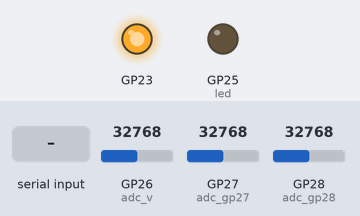
Simulated run of this program. Board: Raspberry Pi Pico running MicroPython. Parts: output pins drawn as LEDs (lit = HIGH). Inputs (shaded band) come from the test bench; at power-on: GP26 (adc_v) = 32768, GP27 (adc_gp27) = 32768, GP28 (adc_gp28) = 32768 (analog values on the 0–65535 scale). What the program prints to the serial console is not drawn.

Above: at 1.4 s.
1.5 s: "S" typed at the serial console, then Enter
At 2.1 s:
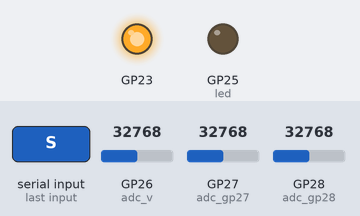
3.0 s: ", " typed at the serial console, then Enter
4.6 s: "Z" typed at the serial console, then Enter
At 11.6 s:
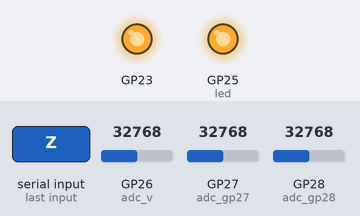
Timing chart, 0 to 12.1 s (numbered marks = the images above; inputs shaded):
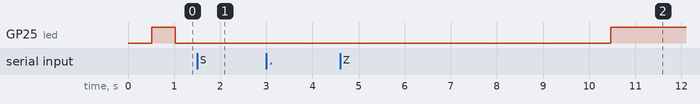

Measured:
- after the input at 1.5 s, GP25 (led): stays LOW (without the input it goes to HIGH after 0.04 s)
- after the input at 3.0 s, every drawn part: stays the same
- after the input at 4.6 s, GP25 (led): LOW → HIGH after 5.9 s instead of 2.2 s

The program:

main.py
```python
# -*- coding: utf-8 -*-
"""
OROHA 전류·전압 계측 — Raspberry Pi Pico 벤치 펌웨어 (MicroPython)

  대상 : Raspberry Pi Pico / Pico 2   (⚠ Pico W 아님 — GP23 용도가 다름)
  회로 : 50_Hardware/wiring/OROHA_wiring_sheetA_bench_ACS758_Pico.svg
         ⚠ 실장 전류센서는 **ACS37030LLZATR-020B3** 이다 (±20 A, 3.3 V, 66 mV/A,
           비-비율). 도면·문서의 "ACS758/CJMCU-758" 표기는 실물과 다르다.
  상수 : 설계 문서 §13.0 "벤치 실장 기록 (as-built)"

  ADC 배정
    GP26 (31번) ADC0 : V_bus   모터 버스 전압 (1/11.3310 분압 — 임시 회로, 아래 §전압 채널)
    GP27 (32번) ADC1 : 전류 센서 #2 VOUT
    GP28 (34번) ADC2 : 전류 센서 #1 VOUT
    33번 AGND        : 계측 단일 노드
    36번 3V3(OUT)    : 센서 VCC ×2

  ⚠ 채널 이름은 **핀 기준**이다. 좌/우로 부르지 않는다 — 이 펌웨어는 로봇을 모르고,
    좌우는 상위 로봇 레이어의 개념이다. 1.0 까지는 GP28 을 I_L("좌"), GP27 을 I_R("우")
    로 불렀는데 **그 라벨은 틀렸다.** 2026-08-14 실측 매핑:

        GP28 ── 전류 센서 #1 ── 슬레이브 id=1 ── 로봇 기준 **오른쪽** 바퀴
        GP27 ── 전류 센서 #2 ── 슬레이브 id=2 ── 로봇 기준 **왼쪽**   바퀴

    (id=1 만 단독 구동했을 때 GP28 만 +0.231 A 반응하고 GP27 은 -0.000 A.
     물리 좌/우는 육안 확인. "오른쪽"은 ROS 규약대로 전진 방향 기준.
     상세: docs/hardware_test_20260814.md)

  출력  : USB CDC, 50 Hz, CSV 한 줄
  명령  : 아래 CMD 표 참조 (개행으로 끝냄)

  라이선스: Apache-2.0
"""

import sys
import select
import time
from machine import ADC, Pin

FW_VERSION = "oroha-bench-1.1"

# ══════════════════════════════════════════════════════════════════
#  as-built 상수  (설계 문서 §13.0 — 실측값)
#  ⚠ 교정(§12) 후에는 SCALE_* 를 갱신할 것. 아래는 출발점일 뿐이다.
# ══════════════════════════════════════════════════════════════════
ADC_BITS   = 12
ADC_FULL   = (1 << ADC_BITS) - 1        # 4095
VREF_NOM   = 3.280                      # 핀 35 ↔ 핀 33 실측 (08-26 3.280 / 08-28 3.281)
LSB_V      = VREF_NOM / ADC_FULL        # 0.80586 mV

# 전압 채널 — 임시 회로. 2026-08-13 실측 1 점 적합
#   기준 : 버스 28.800 V — MD400 두 대가 raw 279/285 로 8/11 §8 의 DMM 앵커와 동일값
#   측정 : GP26 raw 3154.01 (50 Hz, n=3036, σ 1.93) → ADC 핀 2.541693 V
#   적합 : 28.800 / 2.541693 = 11.3310
#   as-built 기록(§13.0)은 R1 108.5 kΩ : R2 9.87 kΩ → 11.9929 였으나 5.5% 어긋났다.
#   같은 비를 만들려면 R1≈102.0 kΩ(R2 고정) 또는 R2≈10.50 kΩ(R1 고정)이라 기록값과 안 맞는다.
#   ⚠ 28.8 V 부근만 hardware-verified. 다른 전압은 NOT hardware-verified —
#      1 점 적합이라 게인 오차와 오프셋 오차를 구분하지 못한다. 오프셋이라면 ADC 핀
#      +140 mV(174 LSB) 상당이고 전압이 달라지면 틀어진다. 2 점(예 24 V / 28.8 V)
#      DMM 대조로 확정할 것. 회로가 확정되면 저항 실측부터 다시 한다.
DIV_RATIO  = 11.130                     # 2026-08-28 확정 (Δ 고정 후 DMM 3 점, 폭 0.077%)
V_PER_LSB  = LSB_V * DIV_RATIO          # 8.913 mV
# ⚠ 접지 오프셋 절편 — 08-26 이 Δ 를 직접 재서 D 와의 축퇴를 풀었다. 이 항이 없으면 버스전압이
#   전 구간 약 +167 mV 치우친다. **호스트·배선에 묶인 값이므로 리그를 옮기면 다시 잴 것.**
GP26_B_LSB = -18.7                      # Δ 15.0 mV / LSB_V
SCALE_V    = 1.0                        # 교정 계수 (DMM 대조 후 갱신)

# 전류 채널 — ACS37030LLZATR-020B3  (±20 A, 3.3 V, 66 mV/A, **비-비율**)
#
#   ⚠ 1.1 까지 이 코드는 ACS758LCB-050B(26.4 mV/A)로 적혀 있었다. **틀렸다.**
#     실장 부품은 ACS37030 이고 감도가 2.5 배 다르다 — `A_PER_LSB` 가 30.525 mA/LSB 로
#     2.54 배 과대했다. 2026-08-14 DMM 15 점 교정으로 확정 (보고서 §7).
#
#   비-비율이라는 점이 중요하다. ACS758 은 영점이 VCC/2 라 레일과 함께 움직이지만,
#   ACS37030 은 **1.65 V 고정**이다. 그래서
#     · 레일이 흔들리면 영점이 raw 상에서 이동한다 (3% → 64 LSB ≈ 0.77 A)
#     · 거꾸로 영점에서 레일을 역추정할 수 있다 — 아래 §레일 역추정에서 구현 (조치 #18)
SENS_MV_A  = 66.0                           # ACS37030 데이터시트 (3.3 V)
A_PER_LSB  = LSB_V / (SENS_MV_A / 1000.0)   # 12.210 mA — 공칭

# 교정 계수. 실효 A/LSB = A_PER_LSB × SCALE.
#   2026-08-28 DMM 직렬 재교정으로 **확정**. 이 시험은 종료됐다.
#   두 채널 공통 **11.44 mA/LSB** = 감도 70.0 mV/A. 채널별 적합(11.4611 / 11.4137)의 0.42%
#   차이는 掃引 폭(−1.76% / +2.13%)보다 4 배 작아 **구별할 수 없으므로 채택하지 않는다.**
#   단일 게인으로 다시 맞춰도 잔차 RMS 는 채널별 적합과 같다 (16.4 / 10.5 mA).
#   ⚠ 08-14 값(12.0289 / 11.6534)은 무부하 리그의 raw 스팬 14 LSB 에서 나온 것이라
#     게인 정밀도를 DMM 게인 오차가 지배했다. 이번 스팬은 그 7 배이고 두 채널이 1.004 안에서
#     같다 — 같은 부품·같은 보드라면 그쪽이 자연스럽다. 08-14 의 3.1% 감도차는 기각한다.
#   게인비 1.0042 는 08-21 스왑 시험 1.0022 와 0.20% 로 일치한다 (조치 #36 종결).
SCALE_GP28 = 0.94289    # 11.44 / A_PER_LSB(12.1330 @ VREF 3.280)
SCALE_GP27 = 0.94289    # 동일 — 채널 차는 측정 한계 아래다

# 부호 : +1 이면 "방전이 양수". **두 채널 모두 +1 이다** (2026-08-28 확정, 조치 #35 종결).
#   센서 #2 의 IP 단자 역결선은 실재했으나 **08-15 와 08-21 사이에 교정됐다.**
#     08-11/08-12/08-15 : id=2 구동 시 GP27 raw 하강 (−25.95 / −26.04 / −28.51)
#     08-21 이후        : 상승 (+9.47 → 08-26 +111.2 → 08-28 교정 회귀 기울기 양수)
#   20260821_sensing §4 가 이 전환을 진단했으나 상수는 갱신되지 않은 채였다. 08-28 DMM
#   직렬 교정이 부호와 크기를 함께 확정해 여기서 되돌린다.
#   ⚠ 8/09 보고서는 이 부호차를 "스키드스티어 거울 장착과 일관된다"고 설명했는데 **틀렸다.**
#     센서는 DC 급전선에 있어 회전 방향과 무관하다 — 실제로 id=1 은 정·역 모두 +0.23 A 였다.
SIGN_GP28   = 1
SIGN_GP27   = 1

# ══════════════════════════════════════════════════════════════════
#  레일 역추정 (조치 #18)
# ══════════════════════════════════════════════════════════════════
#  ACS37030 은 비-비율이라 무전류 출력이 **1.65 V 고정**이다. 그러면 raw 상의 영점은
#  레일에 반비례하고, 거꾸로 영점에서 레일을 구할 수 있다 (README §5):
#
#       V_rail = SENSOR_VZERO × 4095 / raw_zero
#
#  이게 왜 필요한가 — 비-비율 센서는 **게인도 레일에 비례**한다 (A/LSB = VREF/(4095·S)).
#  비율 센서(ACS758)라면 LSB_V 와 감도가 같이 움직여 상쇄되지만 이 부품은 아니다.
#  레일이 1% 흔들리면 영점이 20.6 LSB, 전류로 **248 mA** 움직인다 — 500 rpm 모터전류보다 크다.
#
#  ⚠ 정지 영점에는 컨트롤러 대기전류가 실려 있다. 채널별로 빼야 참 0 A 가 된다.
#    지금은 GP27 의 부호가 반대(SIGN_GP27=-1)라 두 채널 평균에서 대기분이 **우연히 상쇄**되지만
#    (0.03 LSB), 조치 #20 으로 센서 #2 배선을 고치면 그 상쇄가 사라져 6.4 LSB 치우친다.
#    그래서 평균에 기대지 않고 아래 상수로 명시적으로 뺀다. #20 을 하면 QUIET_GP27 부호를 뒤집을 것.
# 2026-08-28 재정합. rail_corr 은 **교정 시점 대비 이동**만 보정하므로, 기준은 그 시점의
#   역추정값이어야 자기일관된다. SENSOR_VZERO 1.634(08-26 실측) × 4095 / 2034.615 = 3.28870.
#   ⚠ 옛 값 3.27605 는 QUIET_GP27 이 음수라 대기분이 상쇄되던 규약에서 나온 것이라 무효였다.
#   ⚠ 이 역추정이 핀 35 실측 3.280 과 +0.27% 어긋난다 — VZERO 개체차로 보이며, rail_corr 은
#     비(比)만 쓰므로 결과에는 안 실린다. 절대 레일이 필요하면 핀 35 를 직접 잴 것.
SENSOR_VZERO = 1.634        # ACS37030 무전류 출력 [V] — 08-26 실측 (공칭 1.650 은 +0.98% 틀림, 조치 #24)
V_RAIL_REF = 3.28870
# 2026-08-28 확정. 참 0 A raw 는 교정 회귀의 x 절편이다 — 스위치 OFF 실측보다 신뢰도가 높다
#   (GP28 2033.974 / GP27 2035.257, 평균 2034.615). 정지 ON raw 와의 차가 대기전류분이고
#   6.658 / 6.945 LSB 였다. **7.0 LSB 로 확정한다** — 11.44 mA/LSB 로 80.1 mA 이고 DMM
#   실측 80.0 mA 와 맞는다. 채널 차 0.29 LSB(3 mA)는 측정 한계 아래라 공통값을 쓴다.
QUIET_GP28 = 7.0            # 정지 영점에 실린 대기전류분 [LSB] — DMM 0.080 A 기준
QUIET_GP27 = 7.0            # 배선 교정 후 부호가 같다 (조치 #35)
RAIL_LO, RAIL_HI = 2.9, 3.6  # 이 밖이면 역산이 이상한 것 — 보정을 걸지 않는다

# 선형성 보증 창 (ACS37030 ±20 A @66 mV/A, 1.65 V 중심 → 0.33~2.97 V)
# 우연히 옛 ACS758 ±50 A 가정과 같은 창이 나온다 — 값은 그대로 맞다.
RAW_LIN_LO = 410
RAW_LIN_HI = 3686

# ══════════════════════════════════════════════════════════════════
#  실행 파라미터
# ══════════════════════════════════════════════════════════════════
# 출력 주기. 50 인 이유는 성능 한계가 아니라 여유다 — 창은 주기의 80% 이고, 남는 20% 가
# 전송·오버헤드 예산이다. 100 Hz 는 그 예산이 2 ms 뿐인데 루프가 약 10.1 ms 걸려 매 표본이
# overrun 으로 찍힌다(2026-08-13 보고서 §6). 50 Hz 는 여유 4 ms 라 밀려도 다음 주기에
# 회복되고, overrun 플래그가 "정말 밀렸다"는 신호로 남는다.
# 계측상 손해는 없다 — 아날로그 대역이 이미 f_c≈72 Hz 이고(ACS37030 은 온보드 120 Ω 이
# 없어 74 → 72 Hz, README §5),
# 창 안 극값은 v_min/v_max 로 따로 나간다. 필요하면 `P100` 으로 언제든 올릴 수 있다.
RATE_HZ    = 50         # 출력 주기
N_ROUNDS   = 32         # 채널당 창 안 샘플 수
N_DISCARD  = 1          # 채널 전환 후 버리는 읽기 수
ZERO_N     = 1024       # 영점 보정 샘플 수

# ══════════════════════════════════════════════════════════════════
#  하드웨어
# ══════════════════════════════════════════════════════════════════
adc_v  = ADC(Pin(26))   # V_bus
adc_gp27 = ADC(Pin(27))   # 전류 센서 #2
adc_gp28 = ADC(Pin(28))   # 전류 센서 #1
CH = (adc_v, adc_gp27, adc_gp28)
CH_NAME = ("V", "GP27", "GP28")

led = Pin(25, Pin.OUT)

# SMPS 강제 PWM 모드 → 3V3 리플 저감.
# ⚠ Pico / Pico 2 전용. Pico W 는 GP23 이 무선 전원이므로 건드리면 안 된다.
_smps_ok = False
try:
    Pin(23, Pin.OUT, value=1)
    _smps_ok = True
except Exception:
    pass


def rd(a):
    """12 bit 원시값. MicroPython read_u16() 은 12 bit 를 16 bit 로 확장한 값."""
    return a.read_u16() >> 4


# ══════════════════════════════════════════════════════════════════
#  상태
# ══════════════════════════════════════════════════════════════════
zero_gp27 = 0.0            # 전류 채널 영점 raw (fractional)
zero_gp28 = 0.0
zero_valid = False
v_rail = V_RAIL_REF        # 영점에서 역산한 레일 [V]
rail_corr = 1.0            # 교정 시점 대비 보정 계수. 1.0 이면 그때와 같은 레일
streaming = False
raw_mode = True            # True: raw 만 전송(호스트가 환산) / False: 환산값도 함께
seq = 0
overruns = 0
t_boot = time.ticks_ms()

# ticks_us() 는 RP2040 에서 2^30 µs ≈ 1074 s 마다 랩한다.
# 호스트가 랩을 처리하지 않아도 되도록 여기서 단조 증가값으로 누적한다.
_t_mono = 0
_t_last = time.ticks_us()


def mono_us():
    global _t_mono, _t_last
    now = time.ticks_us()
    _t_mono += time.ticks_diff(now, _t_last)
    _t_last = now
    return _t_mono


def out(s):
    sys.stdout.write(s + "\n")


def sample_window(n_rounds=None, n_disc=None, period_us=None):
    """창 하나를 라운드로빈으로 채운다.
       반환: (mean[3], vmin[3], vmax[3], 실제 소요 µs)
       라운드를 창 전체에 고르게 퍼뜨려 boxcar 널이 출력 주기에 오도록 한다."""
    nr = N_ROUNDS if n_rounds is None else n_rounds
    nd = N_DISCARD if n_disc is None else n_disc
    acc = [0, 0, 0]
    vmin = [99999, 99999, 99999]
    vmax = [-1, -1, -1]

    t0 = time.ticks_us()
    step = 0 if period_us is None else period_us // nr

    for r in range(nr):
        for c in range(3):
            a = CH[c]
            for _ in range(nd):
                a.read_u16()
            v = a.read_u16() >> 4
            acc[c] += v
            if v < vmin[c]:
                vmin[c] = v
            if v > vmax[c]:
                vmax[c] = v
        if step:
            dl = time.ticks_add(t0, (r + 1) * step)
            while time.ticks_diff(dl, time.ticks_us()) > 0:
                pass

    dt = time.ticks_diff(time.ticks_us(), t0)
    mean = [acc[0] / nr, acc[1] / nr, acc[2] / nr]
    return mean, vmin, vmax, dt


def calibrate_zero(n=None):
    """정지 상태에서만 호출. 전류 2채널의 영점 raw 를 구한다.

       ⚠ **이건 '전류 0'이 아니라 '모터전류 0'이다.** 모터가 멈춰 있어도 컨트롤러가
          대기전류를 끌기 때문에 센서에는 전류가 흐른다. 2026-08-14 실측:
              정지 raw 2067.2  /  참 0 A 는 raw 2060.63  →  차 6.57 LSB = 0.079 A
              (DMM 실측 대기전류 0.077 A 와 2 mA 안에서 일치)
          모터 전류의 상대 변화를 볼 때는 이걸로 충분하지만, **절대 전류에는 쓸 수 없다.**
          절대값이 필요하면 DMM 교정의 x 절편(0 A raw)을 쓸 것.

       ⚠ ACS37030 은 **비-비율**이라 영점이 1.65 V 고정이다. 레일이 흔들리면 영점이
          raw 상에서 이동하므로, 여기서 레일 역추정을 해야 한다 — README §5, 조치 #18."""
    global zero_gp27, zero_gp28, zero_valid, v_rail, rail_corr
    n = ZERO_N if n is None else n
    s = [0, 0]
    for _ in range(n):
        adc_gp27.read_u16()
        s[1] += adc_gp27.read_u16() >> 4
        adc_gp28.read_u16()
        s[0] += adc_gp28.read_u16() >> 4
    zero_gp28 = s[0] / n
    zero_gp27 = s[1] / n
    zero_valid = True

    # 레일 역추정 — 대기전류분을 빼고 두 채널 평균으로
    z = ((zero_gp28 - QUIET_GP28) + (zero_gp27 - QUIET_GP27)) / 2.0
    if z > 0:
        r = SENSOR_VZERO * 4095 / z
        if RAIL_LO < r < RAIL_HI:
            v_rail = r
            rail_corr = r / V_RAIL_REF
        else:
            v_rail = r
            rail_corr = 1.0     # 범위 밖 — 보정하지 않고 값만 알린다
    return zero_gp27, zero_gp28


def flags_of(vmin, vmax):
    """b0-2 하한 이탈, b3-5 상한 이탈, b6 zero_valid, b7 overrun"""
    f = 0
    for c in range(3):
        if vmin[c] < RAW_LIN_LO:
            f |= (1 << c)
        if vmax[c] > RAW_LIN_HI:
            f |= (1 << (3 + c))
    if zero_valid:
        f |= 0x40
    return f


def to_eng(mean):
    """raw 평균 → 공학 단위. (V_bus[V], GP28[A], GP27[A])

       `rail_corr` 는 레일이 교정 시점에서 벗어난 만큼을 되돌린다. 전류는 비-비율 센서라
       게인이 레일에 비례하고, 전압은 LSB_V 자체가 레일에 비례하므로 둘 다 같은 계수를 받는다.
       교정 시점과 같은 레일이면 1.0 이라 아무것도 바꾸지 않는다."""
    v = (mean[0] - GP26_B_LSB) * V_PER_LSB * SCALE_V * rail_corr
    i28 = (mean[2] - zero_gp28) * A_PER_LSB * SCALE_GP28 * SIGN_GP28 * rail_corr
    i27 = (mean[1] - zero_gp27) * A_PER_LSB * SCALE_GP27 * SIGN_GP27 * rail_corr
    return v, i28, i27


def print_config():
    out("#CFG fw=%s smps_pwm=%d" % (FW_VERSION, 1 if _smps_ok else 0))
    out("#CFG rate=%d n_rounds=%d n_discard=%d zero_n=%d" % (RATE_HZ, N_ROUNDS, N_DISCARD, ZERO_N))
    out("#CFG vref=%.4f lsb_v=%.8f div=%.4f v_per_lsb=%.6f scale_v=%.6f"
        % (VREF_NOM, LSB_V, DIV_RATIO, V_PER_LSB, SCALE_V))
    out("#CFG sens_mv_a=%.2f a_per_lsb=%.6f scale_gp28=%.6f scale_gp27=%.6f"
        % (SENS_MV_A, A_PER_LSB, SCALE_GP28, SCALE_GP27))
    out("#CFG sign_gp28=%d sign_gp27=%d lin_lo=%d lin_hi=%d" % (SIGN_GP28, SIGN_GP27, RAW_LIN_LO, RAW_LIN_HI))
    out("#CFG zero_gp28=%.3f zero_gp27=%.3f valid=%d" % (zero_gp28, zero_gp27, 1 if zero_valid else 0))
    out("#CFG rail=%.4f rail_ref=%.4f rail_corr=%.6f quiet28=%.3f quiet27=%.3f"
        % (v_rail, V_RAIL_REF, rail_corr, QUIET_GP28, QUIET_GP27))
    out("#CFG ch: GP26=V_bus GP27=sensor#2 GP28=sensor#1  agnd=pin33  3v3=pin36")


def print_header():
    out("#OROHA %s  rate=%d n=%d" % (FW_VERSION, RATE_HZ, N_ROUNDS))
    out("#COL seq,t_us,n,v_mean,v_min,v_max,gp27_mean,gp27_min,gp27_max,gp28_mean,gp28_min,gp28_max,flags")


HELP = (
    "#CMD  S start | X stop | Z zero-cal | C config | V one scaled sample",
    "#CMD  R raw-only toggle | G stats | A<n> rounds | P<hz> rate | H help",
)


# ══════════════════════════════════════════════════════════════════
#  명령 처리 (논블로킹)
# ══════════════════════════════════════════════════════════════════
_linebuf = ""
try:
    poller = select.poll()
    poller.register(sys.stdin, select.POLLIN)
    _cmd_ok = True
except Exception:
    poller = None
    _cmd_ok = False


def poll_cmd():
    global _linebuf, streaming, raw_mode, N_ROUNDS, RATE_HZ, period_us
    if not _cmd_ok:
        return
    if not poller.poll(0):
        return
    ch = sys.stdin.read(1)
    if ch is None:
        return
    if ch in ("\n", "\r"):
        line, _linebuf = _linebuf.strip(), ""
        if line:
            handle(line)
        return
    _linebuf += ch
    if len(_linebuf) > 32:
        _linebuf = ""


def handle(line):
    global streaming, raw_mode, N_ROUNDS, RATE_HZ, period_us, seq, overruns
    c = line[0].upper()
    arg = line[1:].strip()
    if c == "S":
        seq = 0
        overruns = 0
        print_header()
        streaming = True
    elif c == "X":
        streaming = False
        out("#STOP seq=%d overruns=%d" % (seq, overruns))
    elif c == "Z":
        was = streaming
        streaming = False
        z = calibrate_zero()
        out("#ZERO gp28=%.3f gp27=%.3f rail=%.4f rail_corr=%.6f n=%d"
            % (z[1], z[0], v_rail, rail_corr, ZERO_N))
        streaming = was
    elif c == "C":
        print_config()
    elif c == "V":
        m, lo, hi, dt = sample_window()
        v, i28, i27 = to_eng(m)
        out("#VAL V_bus=%.4f V  GP28=%+.4f A  GP27=%+.4f A  P=%.3f W  (raw %.1f/%.1f/%.1f, %d us)"
            % (v, i28, i27, v * (i28 + i27), m[0], m[2], m[1], dt))
    elif c == "R":
        raw_mode = not raw_mode
        out("#RAW %d" % (1 if raw_mode else 0))
    elif c == "G":
        m, lo, hi, dt = sample_window()
        out("#STAT up_s=%d seq=%d overruns=%d window_us=%d zero_valid=%d"
            % (time.ticks_diff(time.ticks_ms(), t_boot) // 1000, seq, overruns, dt,
               1 if zero_valid else 0))
    elif c == "A":
        try:
            n = int(arg)
            if 1 <= n <= 256:
                N_ROUNDS = n
                out("#ROUNDS %d" % N_ROUNDS)
            else:
                out("#ERR rounds 1..256")
        except Exception:
            out("#ERR A<n>")
    elif c == "P":
        try:
            h = int(arg)
            if 1 <= h <= 500:
                RATE_HZ = h
                period_us = 1000000 // RATE_HZ
                out("#RATE %d" % RATE_HZ)
            else:
                out("#ERR rate 1..500")
        except Exception:
            out("#ERR P<hz>")
    elif c == "H":
        for h in HELP:
            out(h)
    else:
        out("#ERR unknown '%s'" % c)


# ══════════════════════════════════════════════════════════════════
#  메인
# ══════════════════════════════════════════════════════════════════
period_us = 1000000 // RATE_HZ

out("")
print_config()
for h in HELP:
    out(h)
if _cmd_ok:
    out("#READY  (Z 로 영점 보정 후 S 로 스트리밍 시작)")
else:
    out("#WARN 명령 입력 불가 — 자동 스트리밍 시작")
    streaming = True

# 부팅 시 1회 영점 보정 — 정지 상태 가정
calibrate_zero(256)
out("#ZERO gp28=%.3f gp27=%.3f rail=%.4f rail_corr=%.6f n=256 (boot)"
    % (zero_gp28, zero_gp27, v_rail, rail_corr))

if streaming:
    print_header()

next_t = time.ticks_add(time.ticks_us(), period_us)
blink = 0

while True:
    poll_cmd()

    if not streaming:
        led.value((time.ticks_ms() >> 9) & 1)      # 대기: 느린 깜빡임
        time.sleep_ms(2)
        next_t = time.ticks_add(time.ticks_us(), period_us)
        continue

    # 창 안쪽에 라운드를 고르게 퍼뜨린다 (창의 80 % 사용, 20 % 는 전송 여유)
    m, lo, hi, dt = sample_window(period_us=(period_us * 8) // 10)

    f = flags_of(lo, hi)
    late = time.ticks_diff(time.ticks_us(), next_t)
    if late > 0:
        overruns += 1
        f |= 0x80

    t_us = mono_us()
    if raw_mode:
        out("D,%d,%d,%d,%.2f,%d,%d,%.2f,%d,%d,%.2f,%d,%d,%d"
            % (seq, t_us, N_ROUNDS,
               m[0], lo[0], hi[0],
               m[1], lo[1], hi[1],
               m[2], lo[2], hi[2],
               f))
    else:
        v, i28, i27 = to_eng(m)
        out("E,%d,%d,%.4f,%+.4f,%+.4f,%.3f,%d" % (seq, t_us, v, i28, i27, v * (i28 + i27), f))

    seq += 1
    blink += 1
    if blink >= 25:
        blink = 0
        led.toggle()

    # 다음 주기까지 대기 (밀리면 즉시 진행)
    while time.ticks_diff(next_t, time.ticks_us()) > 0:
        poll_cmd()
    next_t = time.ticks_add(next_t, period_us)
```
